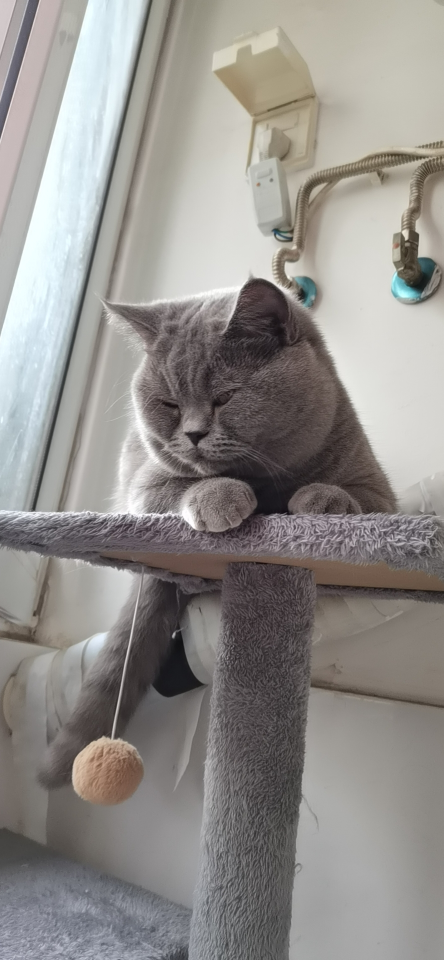
#> input picture picture/Pd.jpeg, 887 x 1920 px (shown at 1/2 size)
$ python '脸部打码.py'
#> lines starting #> are read from the running program, lines starting #| are printed output that depends on the picture
import numpy as np
import cv2

Pd = cv2.imread("picture/Pd.jpeg",0)
#> Pd: shape (1920, 887); min 9, max 255, mean 143.5
#cat = Pd[0:800,500:1100]
#face = Pd[600:900,250:650]
Pd = Pd[500:1100,0:800]
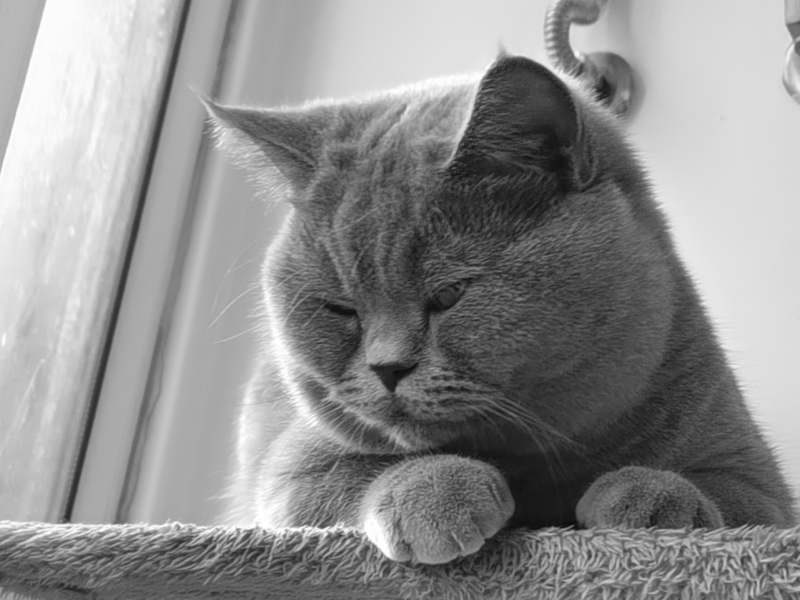
#> Pd: shape (600, 800); min 9, max 255, mean 142.8
w,h = Pd.shape
#> w = 600; h = 800

#打码的脸部区域
mask = np.zeros((w,h),dtype=np.uint8)
mask[40:450,200:680] = 255
#反色区域
_mask = cv2.bitwise_not(mask)

face = cv2.bitwise_and(Pd,mask)#取脸
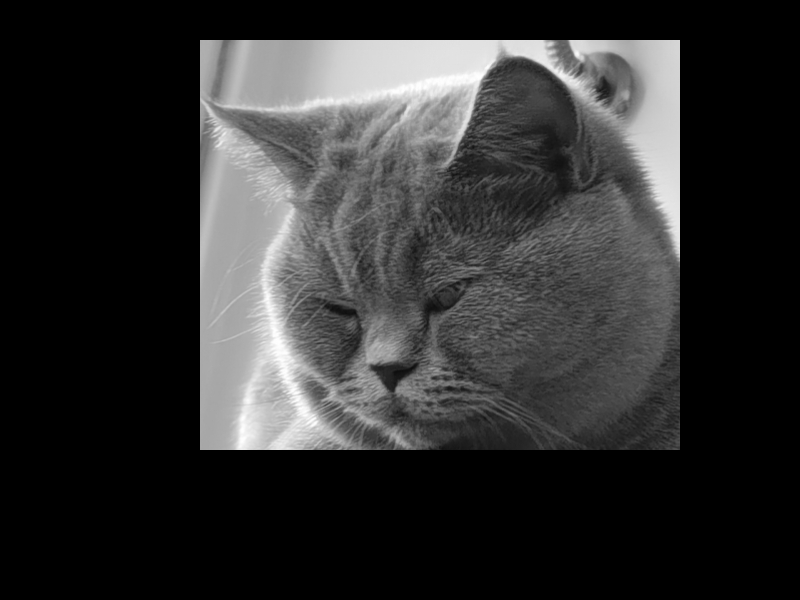
#> face: shape (600, 800); min 0, max 255, mean 47.4
bg = cv2.bitwise_and(Pd,_mask)#取其他
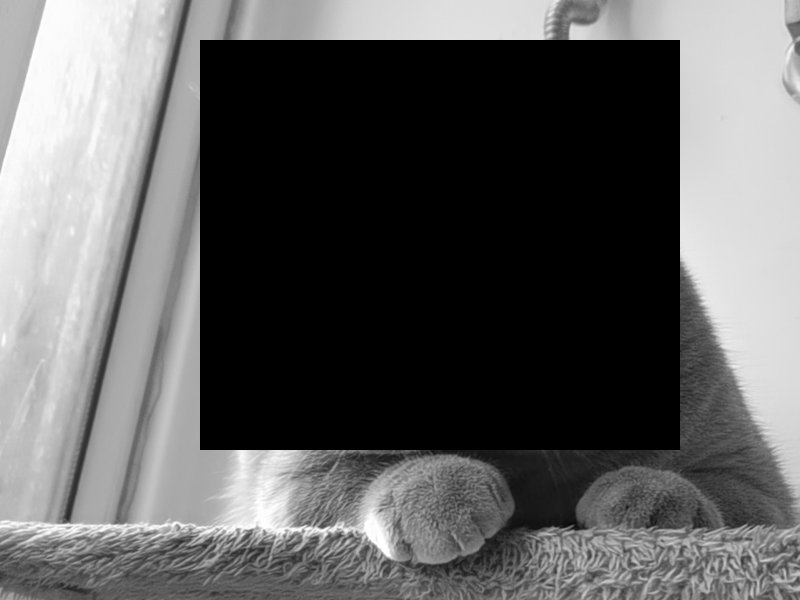
#> bg: shape (600, 800); min 0, max 255, mean 95.4

#打码
key = np.random.randint(0,255,(w,h),dtype=np.uint8)
new_Pd = cv2.bitwise_xor(Pd,key)
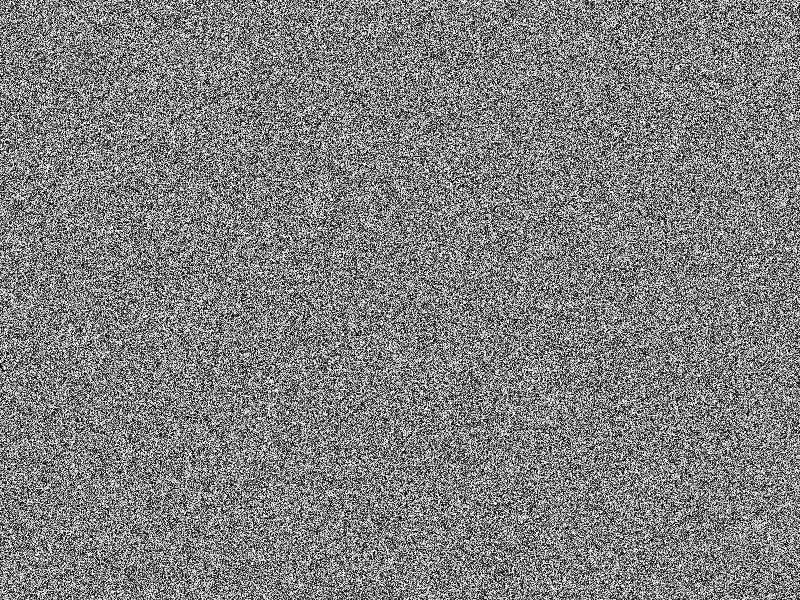
#> new_Pd: shape (600, 800); min 0, max 255, mean 127.5
new_face = cv2.bitwise_and(new_Pd,mask)
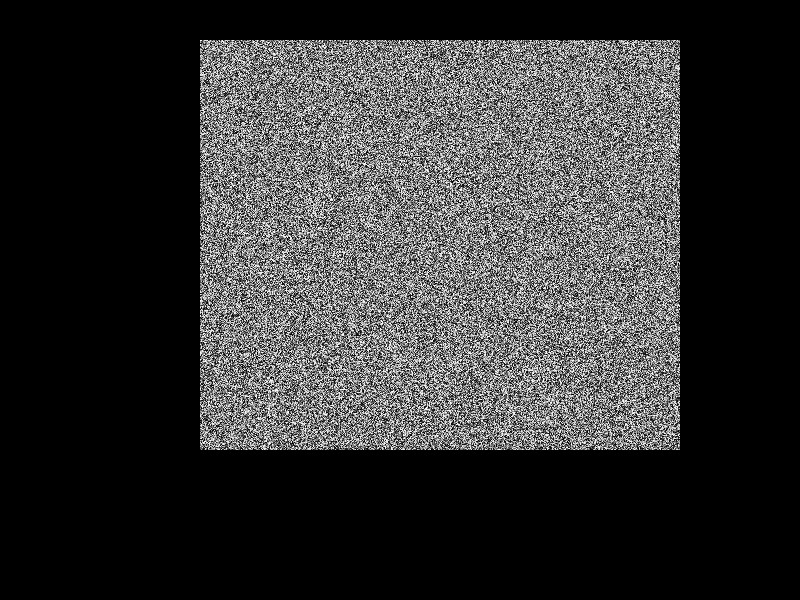
#> new_face: shape (600, 800); min 0, max 255, mean 52.2
new_Pd = new_face + bg
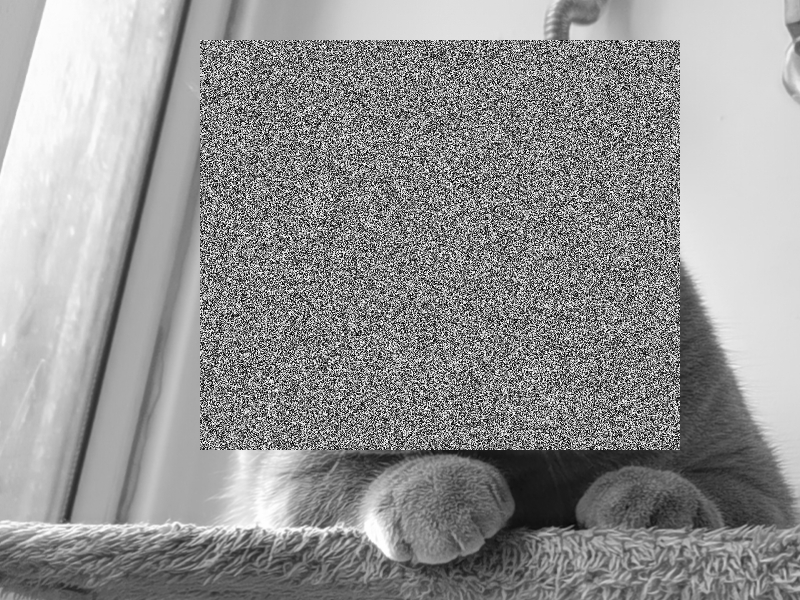
#> new_Pd: shape (600, 800); min 0, max 255, mean 147.6

#解码
past_Pd = cv2.bitwise_xor(new_Pd,key)#解码
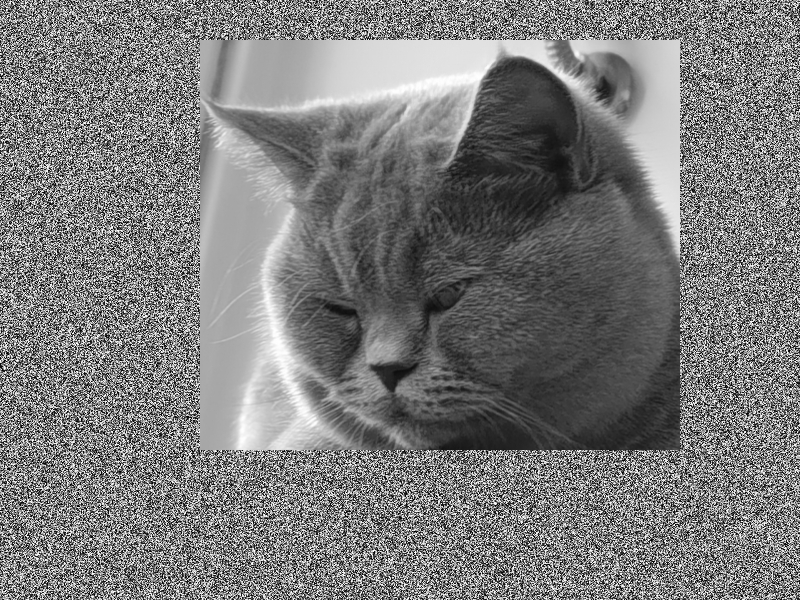
#> past_Pd: shape (600, 800); min 0, max 255, mean 122.7
past_face = cv2.bitwise_and(past_Pd,mask)#背景打码部分置0
past_bg = cv2.bitwise_and(new_Pd,_mask)#背景
now_Pd = past_face + past_bg

cv2.imshow("Pd_cat",new_Pd)
cv2.moveWindow("Pd_cat",0,0)
cv2.imshow("face",now_Pd)
cv2.moveWindow("face",500,0)
cv2.waitKey()
cv2.destroyAllWindows()
